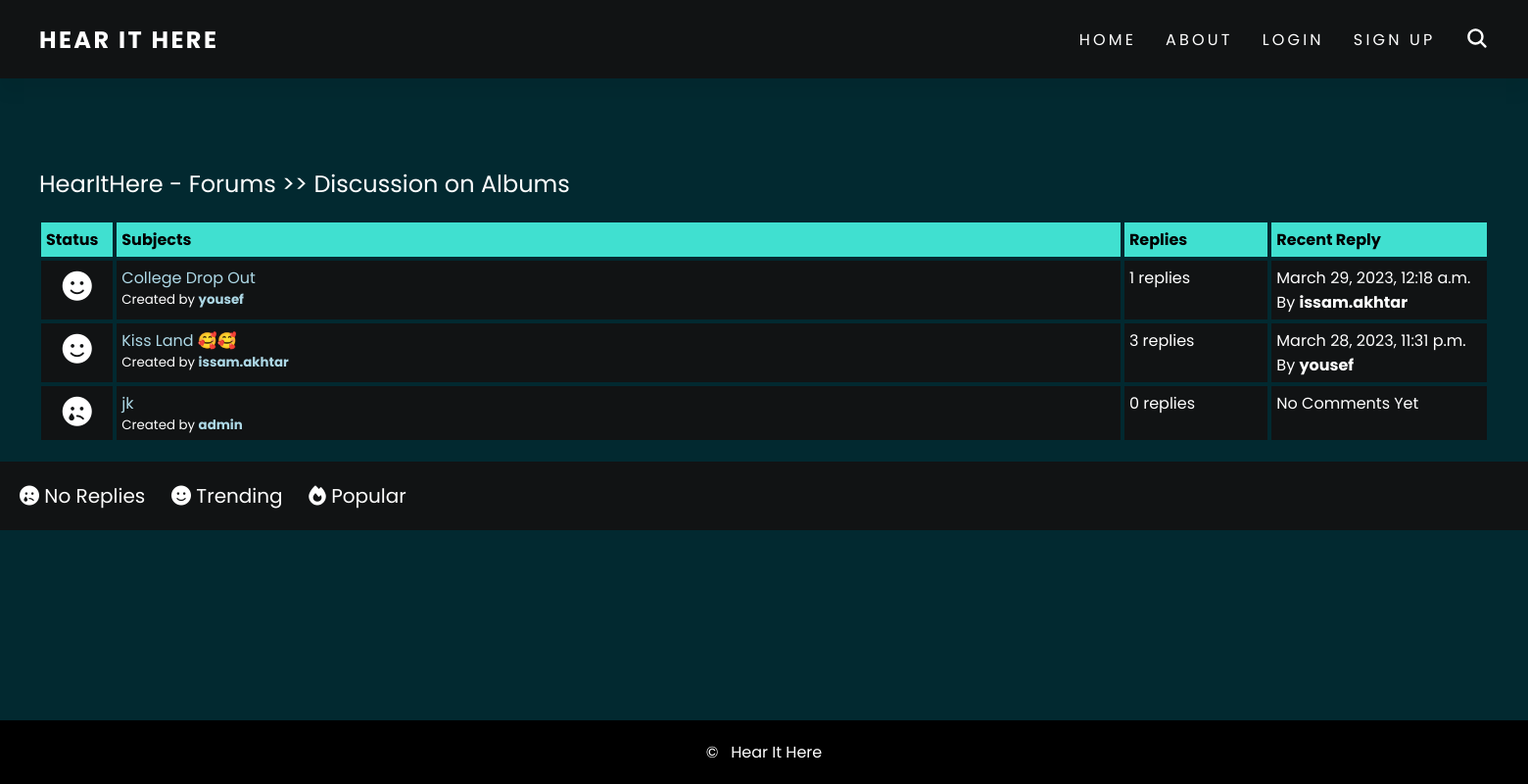
The app's page /forum/3/ with its own data.
### forum/models.py (models this page shows, shortened)
class Category(models.Model):
    title = models.CharField(max_length=50, unique=True, null=False)
    content = models.CharField(max_length=500, null=True)

class Post(models.Model):
    title = models.CharField(max_length=100, unique=True, null=False)
    description = models.TextField(null=False)
    time = models.DateTimeField(auto_now_add=True)
    user = models.ForeignKey(CustomUser, on_delete=models.CASCADE)
    category = models.ForeignKey(Category, on_delete=models.CASCADE)

class Comment(models.Model):
    description = models.TextField(null=False, verbose_name="Reply:")
    time = models.DateTimeField(auto_now_add=True)
    user = models.ForeignKey(CustomUser, on_delete=models.CASCADE)
    post = models.ForeignKey(Post, on_delete=models.CASCADE)

### account/models.py (models this page shows, shortened)
class CustomUser(AbstractBaseUser, PermissionsMixin):
    email = models.EmailField(max_length=255, null=False, unique=True)
    username = models.CharField(max_length=50, null=False, unique=True)
    date_joined = models.DateTimeField(auto_now_add=True)
    is_staff = models.BooleanField(default=False)
    is_active = models.BooleanField(default=False)
    is_mod = models.BooleanField(default=False)
    USERNAME_FIELD = 'username'
    REQUIRED_FIELDS = ['email']
    objects = CustomUserManager()

### forum/views.py (the view)
# urls.py: path('<int:category_id>/', views.browse_posts, name='posts'),
def browse_posts(request, category_id):
    category = get_object_or_404(Category, id=category_id)
    posts = Post.objects.filter(category_id=category_id).order_by('-time')
    return render(request, 'forum/posts.html', {'category': category, 'posts': posts})

### forum/templates/forum/posts.html (shortened to what this page needs)
{% extends 'templates/base.html' %}
{% block content %}
<div class="container">
    <div class="navigate">
        <span>  <a href="{% url 'homepage:home' %}">HearItHere - Forums >> {{ category.title }}</a></span>
    </div>
    <div class="posts-table">
        <div class="table-head">
            <div class="status">Status</div>
            <div class="subjects">Subjects</div>
            <div class="replies">Replies</div>
            <div class="last-reply">Recent Reply</div>
        </div>
        {% for post in posts %}
        <div class="table-row">
            {% if post.comment_set.count == 0 %}
                 <div class = "status"><i class="fa-solid fa-face-sad-tear"></i></div>
            {% elif post.comment_set.count < 4 %}
                <div class = "status"><i class="fa-solid fa-face-smile"></i></div>
            {% else %}
                <div class = "status"><i class="fa-solid fa-fire"></i></div>
            {% endif %}
            <div class = "subjects"><a href="{% url 'forum:view_post' category_id=category.id post_id=post.id %}">
                {{ post.title }}</a>
                <div class="created-by">
                    <span>Created by <b><a href="{% url 'account:profile' username=post.user.username %}">
                        {{ post.user.username }}</a></b></span>
                </div>
            </div>
            <div class="replies">
                {{ post.comment_set.count }} replies
                <br>
            </div>
            <div class="last-reply">
                {% if post.comment_set.count == 0 %}
                    No Comments Yet
                {% else %}
                    {{ post.comment_set.last.time }}
                    <br>
                    By <b><a href="{% url 'account:profile' username=post.comment_set.last.user.username %}"></a>
                        {{ post.comment_set.last.user.username }}</a></b>
                        {% endif %}
            </div>
        </div>
        {% endfor %}
    </div>
</div>
<div class = "note">
    <span>
        <i class="fa-solid fa-face-sad-tear"></i> No Replies&nbsp;&nbsp;&nbsp;&nbsp;
    </span>
    <span>
        <i class="fa-solid fa-face-smile"></i> Trending&nbsp;&nbsp;&nbsp;&nbsp;
    </span>
    <span>
        <i class="fa-solid fa-fire"></i> Popular&nbsp;&nbsp;&nbsp;&nbsp;
    </span>
</div>
{% endblock %}

### static/css/style.css (style rules this page uses)
* { margin: 0; padding: 0; box-sizing: border-box; font-family: 'Poppins'; }
body { min-height: 100vh; background: rgb(2, 41, 48) 100%; overflow-x: hidden; color: #fff; height: 100%; display: flex; flex-direction: column; margin-top: auto; }
a { color: #fff; text-decoration: none; }
.container { margin: 0 20px; padding-bottom: 20px !important; padding: 0 20px; }
.subjects a { color: lightblue; }
.table-head { display: flex; }
.table-head div { padding: 5px; margin: 2px; background: #40E0D0; font-weight: bold; color: black; }
.table-head .status { flex: 5%; }
.table-head .subjects { flex: 70%; }
.table-head .replies { flex: 10%; }
.table-head .last-reply { flex: 15%; }
.table-row { display: flex; }
.table-row .status, .table-row .subjects, .table-row .replies, .table-row .last-reply { padding: 5px; margin: 2px; background-color: #111314; }
.table-row .status { flex: 5%; font-size: 30px; text-align: center; }
.table-row .subjects { flex: 70%; }
.table-row .replies { flex: 10%; }
.table-row .last-reply { flex: 15%; }
.navigate { margin-block: 20px; font-weight: lighter; font-size: 24px; }
.navigate a { color: #fff; font-weight: bolder; }
.note { background-color: #111314; padding: 20px; display: block; }
.note span { font-size: 20px; margin-block: 5px; }
.created-by { font-size: smaller; }

### records on screen
Category: title "Discussion on Albums"
Post: title "College Drop Out", user.username "yousef", comment_set.count "1", comment_set.last.time "March 29, 2023, 12:18 a.m.", comment_set.last.user.username "issam.akhtar"
Post: title "Kiss Land 🥰🥰", user.username "issam.akhtar", comment_set.count "3", comment_set.last.time "March 28, 2023, 11:31 p.m.", comment_set.last.user.username "yousef"
Post: title "jk", user.username "admin", comment_set.count "0", shows "No Comments Yet"
